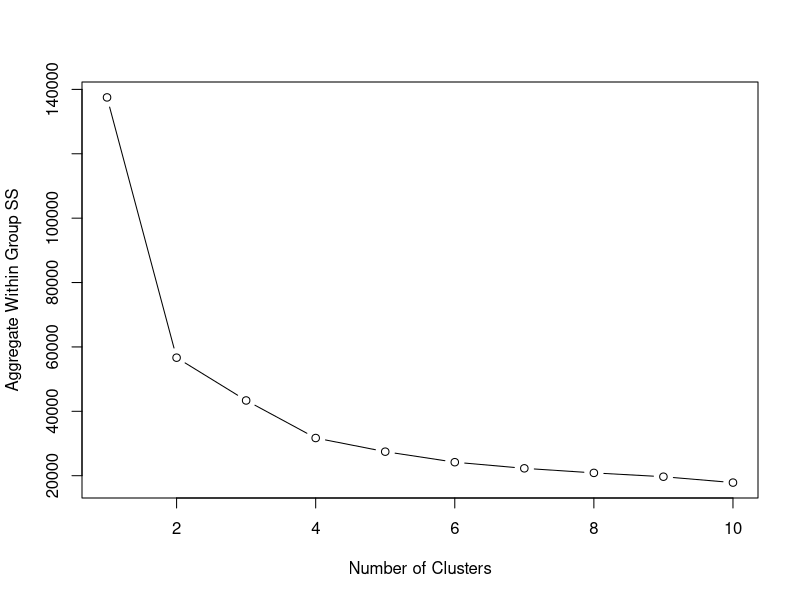
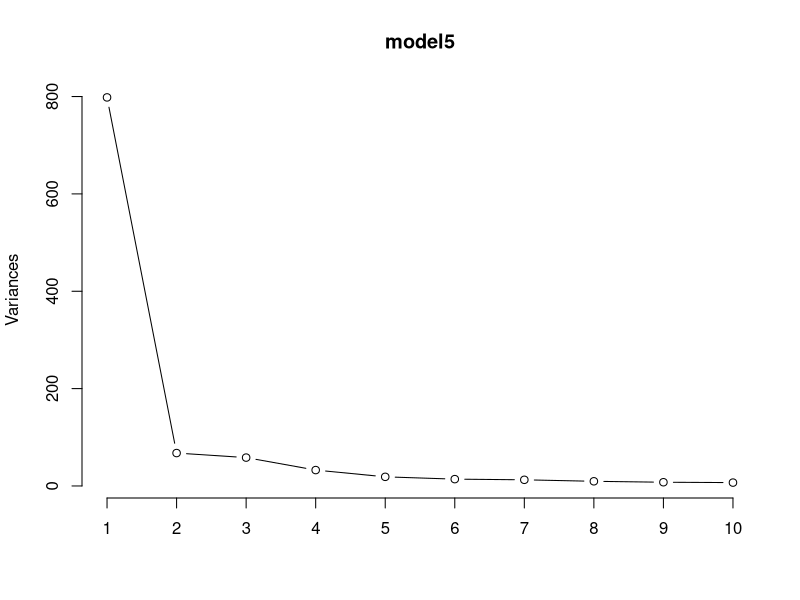
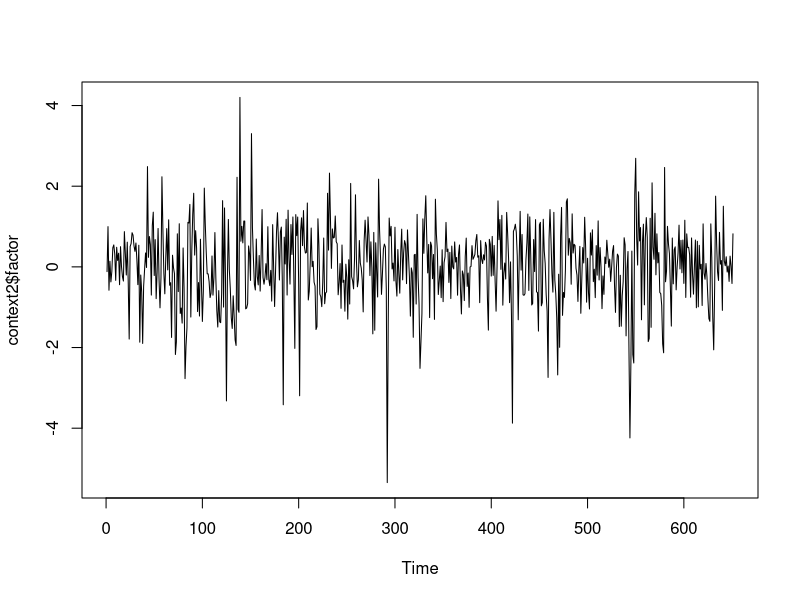

Write the R code that produced these figures, in order.
###############################################################
# Title:        ps5.r
# Author:       Mohith Ashok
# Date:         5th Dec 2017
# Description:  Deliverable for Problem set 5
###############################################################

rm(list=ls(all=TRUE))

## Import packages
library(data.table)
library(lmtest)
library(sandwich)
library(tseries)

## Question 1

context1  <- fread('WAGE1.csv')

seed        <-	2	
maxClusters	<-	10 

wss	<- rep(-1,maxClusters)
for (i in 1:maxClusters) {
  set.seed(seed)
  model <- kmeans(context1,centers=i,nstart=10)
  wss[i] <- model$tot.withinss
}

plot(1:maxClusters,	wss, type="b", 
     xlab="Number of Clusters",
     ylab="Aggregate Within Group SS")

set.seed(seed)

# Model with k =3 and initial starts = 10
model1 <- kmeans(context1,centers=3,nstart=10)

# Means from model1
model1$centers

# Creating groups
groups1 <- model1$cluster
context1$groups1 <- groups1

# Creating models for cluster 1, 2 and 3 respectively
model2 <- lm(wage ~ educ + exper + tenure, data = subset(context1,groups1 == 1))
model3 <- lm(wage ~ educ + exper + tenure, data = subset(context1,groups1 == 2))
model4 <- lm(wage ~ educ + exper + tenure, data = subset(context1,groups1 == 3))

summary(model2)
summary(model3)
summary(model4)

## Interpretations for Question 1
# (a) The elbow seems to fall on 4 and hence the optimal number of clusters is 3.
# (b) According to model1, cluster-1 has a very high average experience compared to the other two clusters, followed by cluster-2
#     and cluster-1 has the least average experience. The same follows for tenure as well. Education on the other hand is 
#     somewhat similar in cluster-2 and cluster-3 but slighly lower in cluster-1. Although cluster-2 has a high average education,
#     the wage might be low because of low average experience.
# (c) Firstly, experience is significant only in model3 (at 1%) and model4 (at 5%). Additionally, experience is negatively correlated
#     in model2 and positively correlated in the other two models.



## Question 2

context2 <- read.csv("ffportfolios.csv")

for(i in 2:33) {
  kpss.test(as.matrix(context2)[,i],null="Level")
}
warnings()

Xdata <- context2[2:ncol(context2)]
model5 <- prcomp(Xdata)
screeplot(model5,type="lines")
factors <- model5$x[,1]

head(factors)
summary(factors)
var(factors)

context2$factor <- factors
context2$factor <- scale(context2$factor)
var(context2$factor)

ts.plot(context2$factor)

years<- subset(context2,factor < -2.58)
years$Year


## Interpretations for Question 2
# (a) Based on scree plot, we should use two principal components.
# (b) The principal component 'factor', accounts for the variation across portfolios. A high-negative value indicates that all the
#     portfolios have highly-negative returns. Secondly, a highly-positive value indicates that all the portfolios have
#     highly-positive returns.Lastly, huge variation in the portfolio returns lead to a very low factor value.
